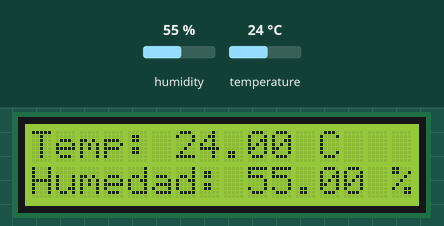
A sketch run on a simulated Arduino Uno, built with avr-gcc and run on an emulated ATmega328P. Parts: 16×2 character LCD. The test bench sets the inputs (shaded band); at power-on: humidity 55 %, temperature 24 °C.

Above: at 4.6 s.
4.7 s: humidity set to 22 %
At 6.5 s:
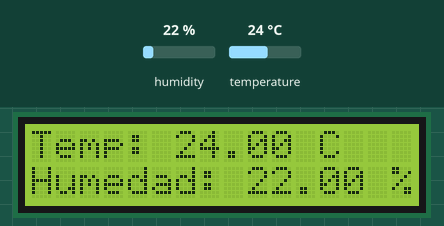
7.7 s: temperature set to 12 °C
At 9.1 s:
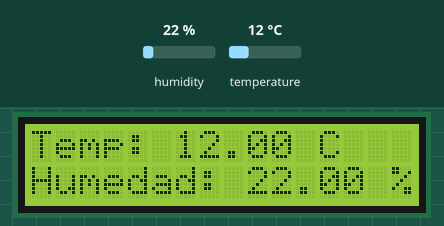
10.7 s: humidity set to 40 %
At 13.2 s:
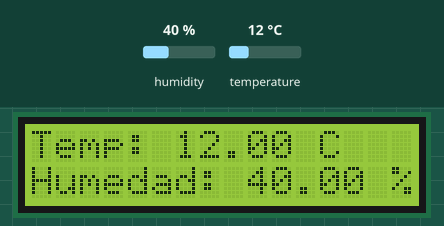
13.7 s: temperature set to 19 °C
At 14.7 s:
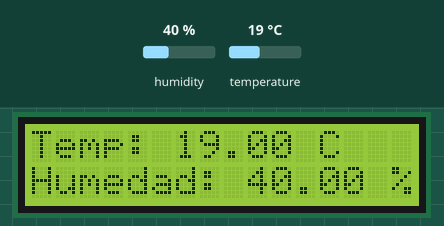
Timing chart, 0 to 16.7 s (numbered marks = the images above; inputs shaded):
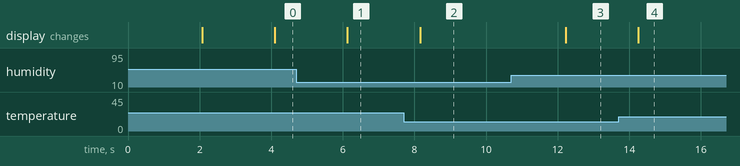

Measured:
- after the input at 4.7 s, the display: changes after 1.4 s (image 1)
- after the input at 7.7 s, the display: changes after 0.46 s (image 2)
- after the input at 10.7 s, the display: changes after 1.5 s (image 3)
- after the input at 13.7 s, the display: changes after 0.55 s (image 4)

The sketch:

Codigo_Sensor_Humedad.ino
```cpp
#include <DHT.h>
#include <LiquidCrystal.h>

// Definir el pin donde conectaste el sensor (A0)
#define DHTPIN A0
#define DHTTYPE DHT11   // Cambiado a DHT11

// Inicializamos el sensor DHT
DHT dht(DHTPIN, DHTTYPE);

// Inicializamos la pantalla LCD con los pines de tu circuito:
// RS = 7, Enable = 6, D4 = 5, D5 = 4, D6 = 3, D7 = 2
LiquidCrystal lcd(7, 6, 5, 4, 3, 2);

void setup() {
  // Inicializar la pantalla LCD (16 columnas, 2 filas)
  lcd.begin(16, 2);

  // Iniciar el sensor DHT
  dht.begin();

  // Mensaje de bienvenida
  lcd.print("Iniciando DHT11");
  delay(2000);
  lcd.clear();
}
 //J4c0b
void loop() {
  // Esperar 2 segundos entre mediciones
  delay(2000);

  // Leer la humedad
  float h = dht.readHumidity();
  // Leer la temperatura en grados Celsius
  float t = dht.readTemperature();

  // Comprobar si hubo un error en la lectura
  if (isnan(h) || isnan(t)) {
    lcd.clear();
    lcd.setCursor(0, 0);
    lcd.print("Error leyendo");
    lcd.setCursor(0, 1);
    lcd.print("sensor DHT11");
    return;
  }

  // Mostrar los datos en la pantalla LCD
  lcd.clear();

  // Fila 0: Temperatura
  lcd.setCursor(0, 0);
  lcd.print("Temp: ");
  lcd.print(t);
  lcd.print(" C");

  // Fila 1: Humedad
  lcd.setCursor(0, 1);
  lcd.print("Humedad: ");
  lcd.print(h);
  lcd.print(" %");
}
```
